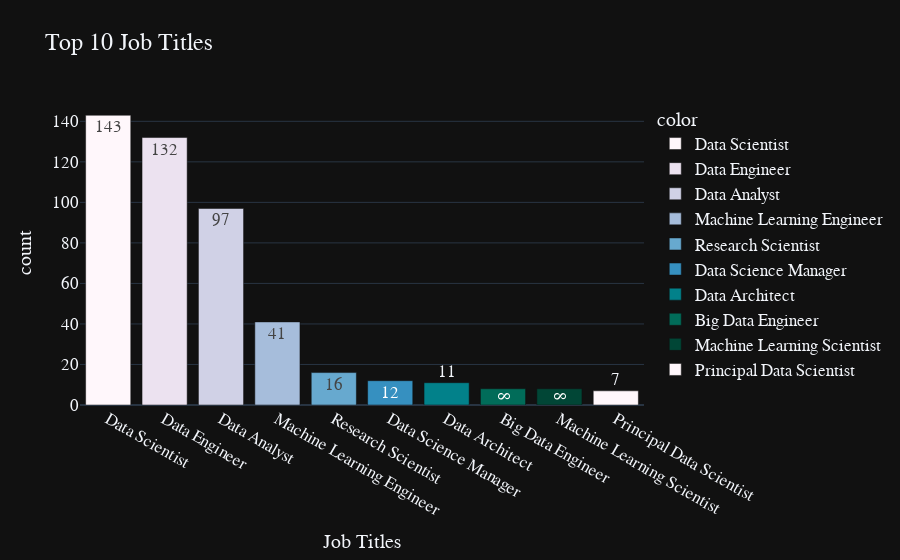

Source (notebook cell):
### Code cell
top10_job_title = df['job_title'].value_counts()[:10]
fig = px.bar(y=top10_job_title.values, 
             x=top10_job_title.index, 
             color = top10_job_title.index,
             color_discrete_sequence=px.colors.sequential.PuBuGn,
             text=top10_job_title.values,
             title= 'Top 10 Job Titles',
             template= 'plotly_dark')
fig.update_layout(
    xaxis_title="Job Titles",
    yaxis_title="count",
    font = dict(size=17,family="Franklin Gothic"))
fig.show()

### Figure 1 — Plotly figure (JSON) as saved in the notebook; plotly's stock layout.template omitted (floating-point values rounded to 4 significant figures)
{"data": [{"alignmentgroup": "True", "hovertemplate": "color=Data Scientist<br>x=%{x}<br>y=%{y}<br>text=%{text}<extra></extra>", "legendgroup": "Data Scientist", "marker": {"color": "rgb(255,247,251)", "pattern": {"shape": ""}}, "name": "Data Scientist", "offsetgroup": "Data Scientist", "orientation": "v", "showlegend": true, "text": [143], "textposition": "auto", "type": "bar", "x": ["Data Scientist"], "xaxis": "x", "y": [143], "yaxis": "y"}, {"alignmentgroup": "True", "hovertemplate": "color=Data Engineer<br>x=%{x}<br>y=%{y}<br>text=%{text}<extra></extra>", "legendgroup": "Data Engineer", "marker": {"color": "rgb(236,226,240)", "pattern": {"shape": ""}}, "name": "Data Engineer", "offsetgroup": "Data Engineer", "orientation": "v", "showlegend": true, "text": [132], "textposition": "auto", "type": "bar", "x": ["Data Engineer"], "xaxis": "x", "y": [132], "yaxis": "y"}, {"alignmentgroup": "True", "hovertemplate": "color=Data Analyst<br>x=%{x}<br>y=%{y}<br>text=%{text}<extra></extra>", "legendgroup": "Data Analyst", "marker": {"color": "rgb(208,209,230)", "pattern": {"shape": ""}}, "name": "Data Analyst", "offsetgroup": "Data Analyst", "orientation": "v", "showlegend": true, "text": [97], "textposition": "auto", "type": "bar", "x": ["Data Analyst"], "xaxis": "x", "y": [97], "yaxis": "y"}, {"alignmentgroup": "True", "hovertemplate": "color=Machine Learning Engineer<br>x=%{x}<br>y=%{y}<br>text=%{text}<extra></extra>", "legendgroup": "Machine Learning Engineer", "marker": {"color": "rgb(166,189,219)", "pattern": {"shape": ""}}, "name": "Machine Learning Engineer", "offsetgroup": "Machine Learning Engineer", "orientation": "v", "showlegend": true, "text": [41], "textposition": "auto", "type": "bar", "x": ["Machine Learning Engineer"], "xaxis": "x", "y": [41], "yaxis": "y"}, {"alignmentgroup": "True", "hovertemplate": "color=Research Scientist<br>x=%{x}<br>y=%{y}<br>text=%{text}<extra></extra>", "legendgroup": "Research Scientist", "marker": {"color": "rgb(103,169,207)", "pattern": {"shape": ""}}, "name": "Research Scientist", "offsetgroup": "Research Scientist", "orientation": "v", "showlegend": true, "text": [16], "textposition": "auto", "type": "bar", "x": ["Research Scientist"], "xaxis": "x", "y": [16], "yaxis": "y"}, {"alignmentgroup": "True", "hovertemplate": "color=Data Science Manager<br>x=%{x}<br>y=%{y}<br>text=%{text}<extra></extra>", "legendgroup": "Data Science Manager", "marker": {"color": "rgb(54,144,192)", "pattern": {"shape": ""}}, "name": "Data Science Manager", "offsetgroup": "Data Science Manager", "orientation": "v", "showlegend": true, "text": [12], "textposition": "auto", "type": "bar", "x": ["Data Science Manager"], "xaxis": "x", "y": [12], "yaxis": "y"}, {"alignmentgroup": "True", "hovertemplate": "color=Data Architect<br>x=%{x}<br>y=%{y}<br>text=%{text}<extra></extra>", "legendgroup": "Data Architect", "marker": {"color": "rgb(2,129,138)", "pattern": {"shape": ""}}, "name": "Data Architect", "offsetgroup": "Data Architect", "orientation": "v", "showlegend": true, "text": [11], "textposition": "auto", "type": "bar", "x": ["Data Architect"], "xaxis": "x", "y": [11], "yaxis": "y"}, {"alignmentgroup": "True", "hovertemplate": "color=Big Data Engineer<br>x=%{x}<br>y=%{y}<br>text=%{text}<extra></extra>", "legendgroup": "Big Data Engineer", "marker": {"color": "rgb(1,108,89)", "pattern": {"shape": ""}}, "name": "Big Data Engineer", "offsetgroup": "Big Data Engineer", "orientation": "v", "showlegend": true, "text": [8], "textposition": "auto", "type": "bar", "x": ["Big Data Engineer"], "xaxis": "x", "y": [8], "yaxis": "y"}, {"alignmentgroup": "True", "hovertemplate": "color=Machine Learning Scientist<br>x=%{x}<br>y=%{y}<br>text=%{text}<extra></extra>", "legendgroup": "Machine Learning Scientist", "marker": {"color": "rgb(1,70,54)", "pattern": {"shape": ""}}, "name": "Machine Learning Scientist", "offsetgroup": "Machine Learning Scientist", "orientation": "v", "showlegend": true, "text": [8], "textposition": "auto", "type": "bar", "x": ["Machine Learning Scientist"], "xaxis": "x", "y": [8], "yaxis": "y"}, {"alignmentgroup": "True", "hovertemplate": "color=Principal Data Scientist<br>x=%{x}<br>y=%{y}<br>text=%{text}<extra></extra>", "legendgroup": "Principal Data Scientist", "marker": {"color": "rgb(255,247,251)", "pattern": {"shape": ""}}, "name": "Principal Data Scientist", "offsetgroup": "Principal Data Scientist", "orientation": "v", "showlegend": true, "text": [7], "textposition": "auto", "type": "bar", "x": ["Principal Data Scientist"], "xaxis": "x", "y": [7], "yaxis": "y"}], "layout": {"barmode": "relative", "font": {"family": "Franklin Gothic", "size": 17}, "legend": {"title": {"text": "color"}, "tracegroupgap": 0}, "title": {"text": "Top 10 Job Titles"}, "xaxis": {"anchor": "y", "domain": [0, 1], "title": {"text": "Job Titles"}}, "yaxis": {"anchor": "x", "domain": [0, 1], "title": {"text": "count"}}}}
